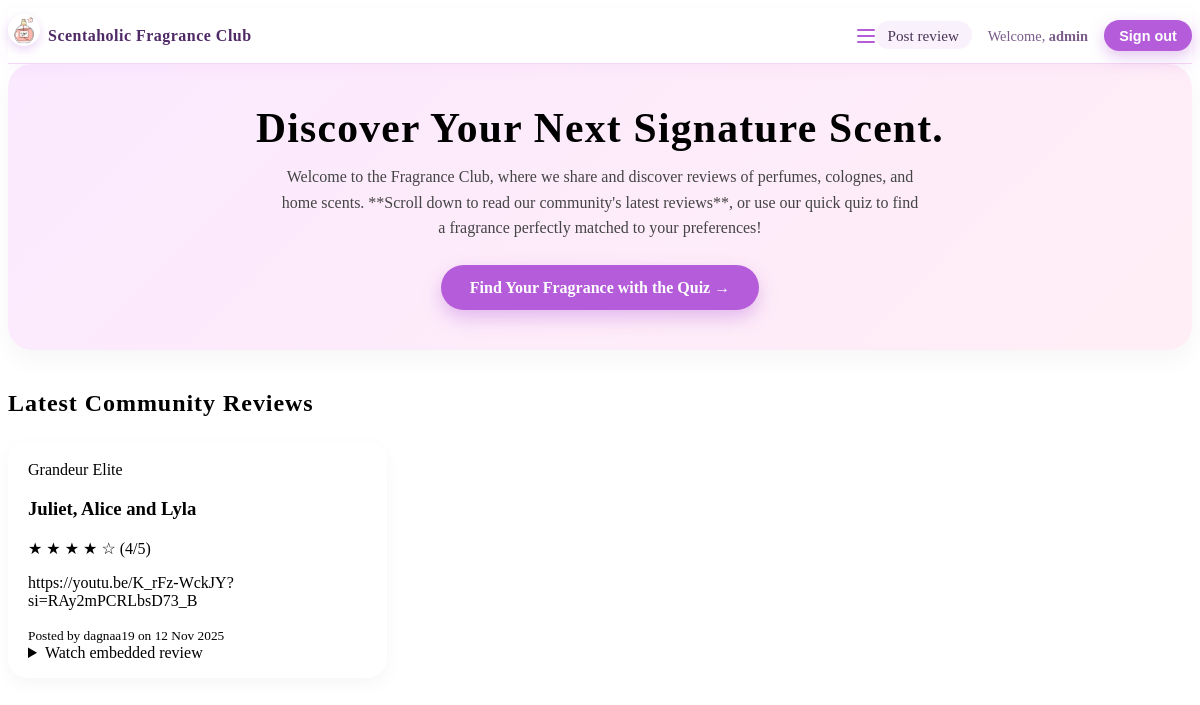
Screenshot of /reviews/ (signed in) with the database file from the repository.
### reviews/models.py (models this page shows, shortened)
class Review(models.Model):
    author = models.ForeignKey(
        get_user_model(),
        on_delete=models.CASCADE,
        related_name="reviews",
        null=True,
        blank=True,
        help_text="User who wrote this review",
    )
    brand = models.CharField(max_length=80)
    fragrance_name = models.CharField(max_length=120)
    rating = models.PositiveSmallIntegerField()  # 1–5 later
    body = models.TextField()
    video_url = models.URLField(
        max_length=200,
        null=True,
        blank=True,
        help_text="Optional video URL, not currently used by embed logic below.",
    )
    created = models.DateTimeField(auto_now_add=True)
    class Meta:
        ordering = ["-created"]
    @property
    def youtube_embed_src_auto(self):
        text = self.body or ""
        match = re.search(r"https?://[^\s)]+", text)
        if not match:
            return None
        return self._youtube_to_embed(match.group(0))
    @staticmethod
    def _youtube_to_embed(url: str | None) -> str | None:
        if not url:
            return None
        try:
            parsed = urlparse(url)
            host = parsed.netloc.lower()
            video_id = None
            if "youtu.be" in host:
                video_id = parsed.path.lstrip("/")
            elif "youtube.com" in host:
                qs = parse_qs(parsed.query)
                video_id = (qs.get("v") or [None])[0]
            if not video_id:
                return None
            qs = parse_qs(parsed.query)
            start = (qs.get("t") or qs.get("start") or [None])[0]
            if start:
                start = start.replace("s", "")
            src = f"https://www.youtube.com/embed/{video_id}?rel=0"
            if start:
                sep = "&" if "?" in src else "?"
                src = f"{src}{sep}start={start}"
            return src
        except Exception:
            return None

### reviews/views.py (the view)
# urls.py: path("", RedirectView.as_view(pattern_name="reviews:home", permanent=False), name="root"),
def home(request):
    reviews = Review.objects.only("brand", "fragrance_name", "rating", "body", "created")[:20]
    return render(request, "reviews/home.html", {"reviews": reviews})

### reviews/templates/reviews/home.html (shortened to what this page needs)
{% extends "reviews/base.html" %}
{% block content %}
    <div class="hero-section">
        <h1 class="hero-title">
            Discover Your Next Signature Scent.
        </h1>
        <p class="hero-text">
            Welcome to the Fragrance Club, where we share and discover reviews of perfumes, colognes, and home scents. **Scroll down to read our community's latest reviews**, or use our quick quiz to find a fragrance perfectly matched to your preferences!
        </p>
        <a href="https://fragrance-quiz-27faab65c010.herokuapp.com/" target="_blank" rel="noopener"
            class="btn btn-primary hero-btn">
            Find Your Fragrance with the Quiz →
        </a>
    </div>
    <h2 class="section-heading">Latest Community Reviews</h2>
    {% if reviews %}
        <div class="review-list">
            {% for review in reviews %}
                <div class="review-card">
                    <a href="{% url 'reviews:detail' review.id %}" class="card-link">
                        <div class="review-header">
                            <div class="review-title">
                                <div class="brand-name">{{ review.brand }}</div>
                                <h3 class="fragrance-name">{{ review.fragrance_name }}</h3>
                            </div>
                            <div class="rating">
                                {% for i in "12345"|make_list %}
                                    {% if forloop.counter <= review.rating %}
                                        <span class="star">★</span>
                                    {% else %}
                                        <span class="star-empty">☆</span>
                                    {% endif %}
                                {% endfor %}
                                ({{ review.rating }}/5)
                            </div>
                        </div>
                        <p class="review-body">{{ review.body|truncatewords:40 }}</p>
                        <div class="review-meta">
                            <small>Posted by {{ review.author.username|default:"Anonymous" }} on {{ review.created|date:"j M Y" }}</small>
                        </div>
                    </a>
                    {% with review.youtube_embed_src_auto as yt %}
                        {% if yt %}
                            <details class="review-video-details">
                                <summary>Watch embedded review</summary>
                        {% endif %}
                    {% endwith %}
            {% endfor %}
    {% else %}
        <p>No reviews yet. Add one in the admin.</p>
    {% endif %}
{% endblock %}

### reviews/templates/reviews/base.html (shortened to what this page needs)
{% load static %}
<!DOCTYPE html>
<html lang="en">
<head>
  <link rel="stylesheet" href="{% static 'reviews/css/reviews.css' %}">
</head>
<body>
  <nav class="site-nav" aria-label="Primary">
    <div class="container site-nav-inner">
        <a href="{% url 'reviews:home' %}" class="site-logo">
            <img
              src="{% static 'reviews/images/perfume-bottle.gif' %}"
              alt="Perfume bottle icon"
              class="footer-icon"
            >
            Scentaholic Fragrance Club
        </a>
        <button class="nav-toggle" type="button"
                aria-label="Toggle navigation"
                aria-expanded="false">
          <span class="nav-toggle-bar"></span>
          <span class="nav-toggle-bar"></span>
          <span class="nav-toggle-bar"></span>
        </button>
        <ul class="site-nav-links">
            {% if user.is_authenticated %}
                <li><a href="{% url 'reviews:new' %}">Post review</a></li>
                <li>
                    <span>Welcome, <strong>{{ user.username }}</strong></span>
                </li>
                <li>
                    <form method="post" action="{% url 'logout' %}" style="display:inline;">
                        <button type="submit">Sign out</button>
                    </form>
                </li>
            {% else %}
                <li><a href="{% url 'login' %}">Sign in</a></li>
                <li><a href="{% url 'reviews:signup' %}">Create account</a></li>
            {% endif %}
        </ul>
    </div>
  </nav>
  <main class="container">
    {% block content %}{% endblock %}

### reviews/static/reviews/css/reviews.css (style rules this page uses)
.hero-section { background: linear-gradient(135deg, #fbe9ff, #ffeef5); border-radius: 1.5rem; padding: 2.5rem 1.75rem; margin-bottom: 2.5rem; text-align: center; box-shadow: 0 10px 25px rgba(0, 0, 0, 0.04); }
.hero-title { font-size: clamp(1.9rem, 3vw + 1rem, 2.6rem); margin: 0 0 0.75rem; letter-spacing: 0.03em; }
.hero-text { max-width: 40rem; margin: 0 auto 1.5rem; font-size: 1rem; line-height: 1.6; color: #444; }
.hero-btn { display: inline-block; padding: 0.85rem 1.8rem; border-radius: 999px; background: #b45cda; color: #fff; font-weight: 600; text-decoration: none; box-shadow: 0 8px 18px rgba(180, 92, 218, 0.35); transition: transform 0.15s ease, box-shadow 0.15s ease, background 0.15s ease; }
.section-heading { font-size: 1.5rem; margin: 0 0 1.5rem; letter-spacing: 0.04em; }
.review-list { display: grid; grid-template-columns: 1fr; gap: 1.5rem; }
@media (min-width: 600px) { .review-list { grid-template-columns: repeat(2, minmax(0, 1fr)); } }
@media (min-width: 992px) { .review-list { grid-template-columns: repeat(3, minmax(0, 1fr)); } }
.site-nav { background: #ffffff; border-bottom: 1px solid #f3d5f5; box-shadow: 0 4px 14px rgba(180, 92, 218, 0.06); padding: 0.35rem 0; position: sticky; top: 0; z-index: 1000; }
.site-nav-inner { display: flex; justify-content: space-between; align-items: center; }
.site-logo { display: flex; align-items: center; gap: 0.5rem; font-weight: 700; text-decoration: none; color: #4f2a67; letter-spacing: 0.03em; }
.site-nav .footer-icon { width: 32px; height: 32px; object-fit: contain; border-radius: 999px; box-shadow: 0 4px 10px rgba(180, 92, 218, 0.25); }
.site-nav-links { list-style: none; display: flex; align-items: center; gap: 1rem; margin: 0; padding: 0; font-size: 0.95rem; }
.site-nav-links a { text-decoration: none; color: #4a3454; font-weight: 500; }
.site-nav-links span { color: #7a5c89; font-size: 0.9rem; }
.site-nav-links button { border: none; padding: 0.45rem 0.95rem; border-radius: 999px; background: #b45cda; color: #fff; font-size: 0.9rem; font-weight: 600; cursor: pointer; box-shadow: 0 6px 16px rgba(180, 92, 218, 0.35); transition: background 0.15s ease, transform 0.15s ease, box-shadow 0.15s ease; }
.site-nav-links li:first-child a { padding: 0.35rem 0.8rem; border-radius: 999px; background: rgba(180, 92, 218, 0.08); }
.nav-toggle { display: none; background: transparent; border: none; padding: 0; margin-left: auto; cursor: pointer; display: inline-flex; flex-direction: column; align-items: center; justify-content: center; gap: 4px; }
.nav-toggle-bar { display: block; width: 18px; height: 2px; border-radius: 999px; background: #b45cda; }
.review-card { background: #ffffff; border-radius: 1.25rem; padding: 1.25rem 1.25rem 1rem; box-shadow: 0 6px 18px rgba(0, 0, 0, 0.04); display: flex; flex-direction: column; justify-content: space-between; }
.card-link { display: block; color: inherit; text-decoration: none; }
.footer-icon { width: 40px; height: 40px; margin-bottom: 0.75rem; opacity: 0.95; }

### rows the page displays
Review: brand "Grandeur Elite", fragrance_name "Juliet, Alice and Lyla", rating "4", body "https://youtu.be/K_rFz-WckJY?si=RAy2mPCRLbsD73_B", author.username "dagnaa19", created "12 Nov 2025"

### other values shown
{{ user.username }} "admin"
